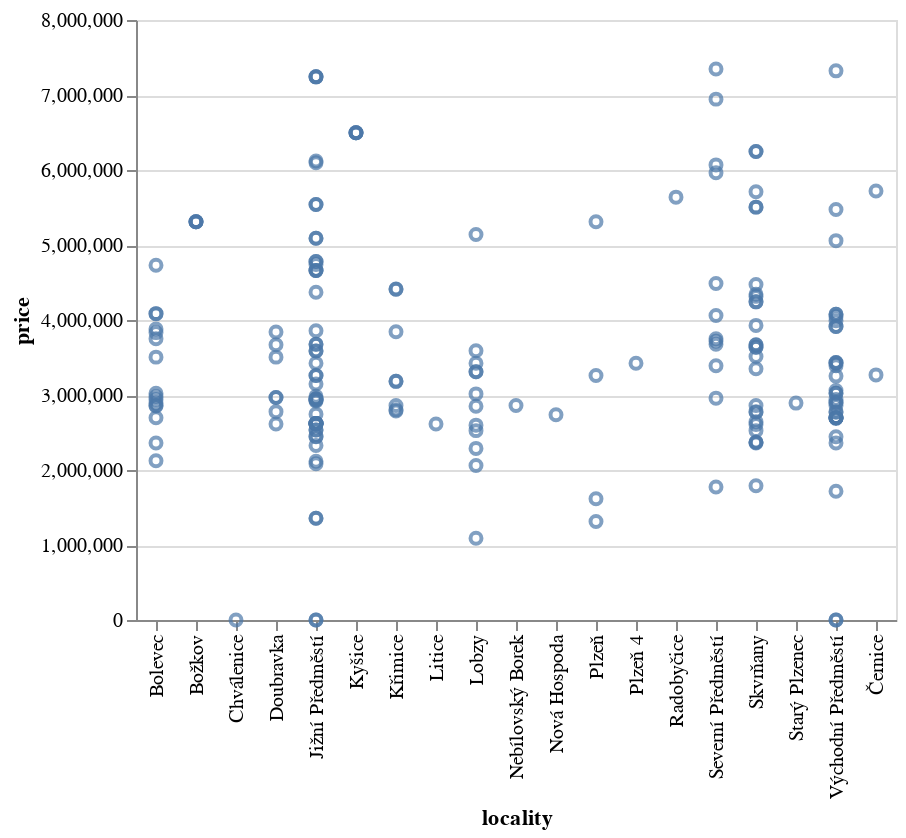

Here is the notebook cell this chart was saved with:
### Code cell
alt.Chart(data).mark_point().encode(x="locality", y="price")

### Figure 1 — Vega-Lite specification as saved in the notebook (floating-point values rounded to 4 significant figures; data arrays with more than 128 entries replaced by an {"elided": "..."} marker saying what was removed)
{"config": {"view": {"continuousWidth": 400, "continuousHeight": 300}}, "data": {"name": "data-e342cca355c5aa427446ab923fbb84b9"}, "mark": "point", "encoding": {"x": {"type": "nominal", "field": "locality"}, "y": {"type": "quantitative", "field": "price"}}, "$schema": "https://vega.github.io/schema/vega-lite/v4.8.1.json", "datasets": {"data-e342cca355c5aa427446ab923fbb84b9": {"elided": "189 records"}}}
